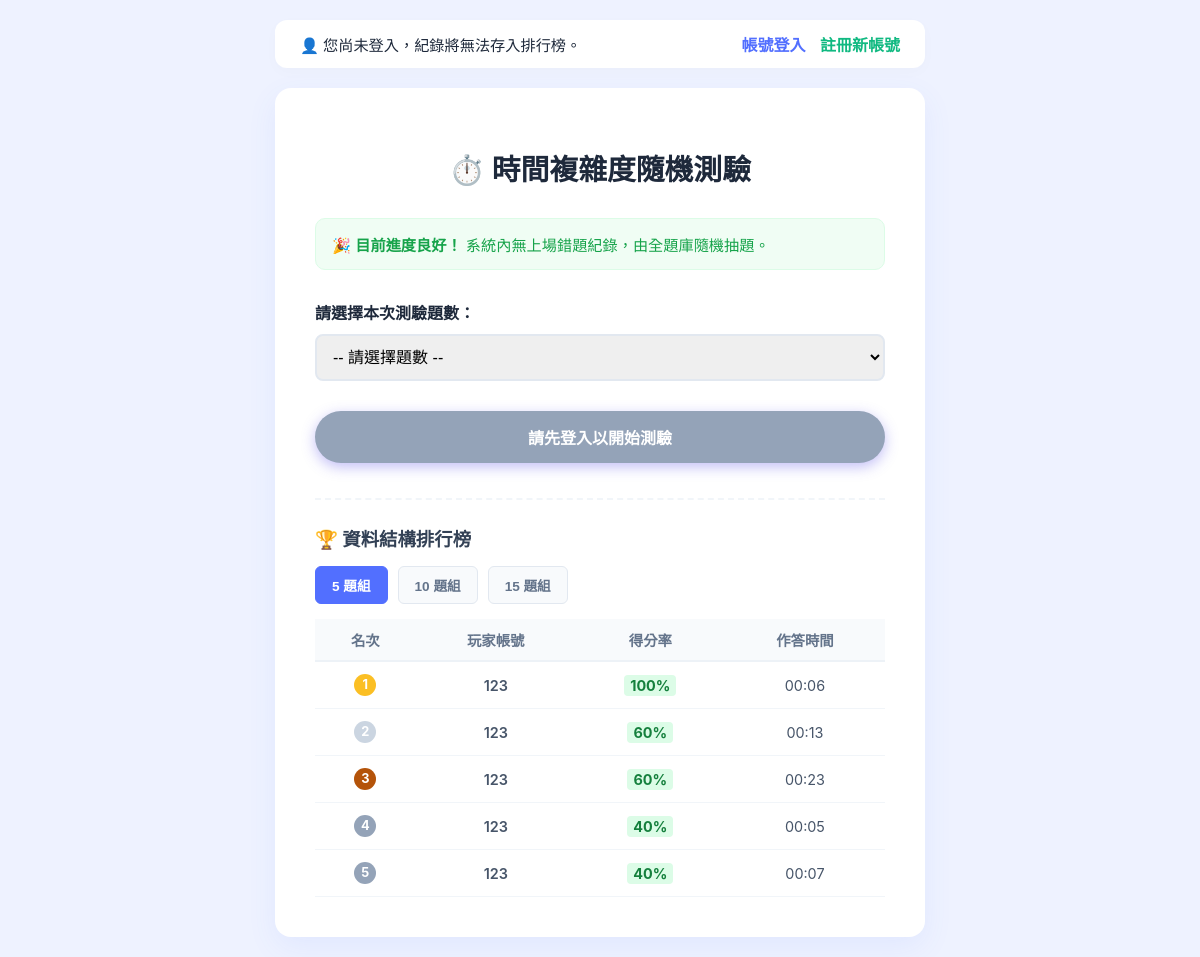
The page / on the database its author committed.
### quiz/models.py (models this page shows, shortened)
class QuizRecord(models.Model):
    user = models.ForeignKey(User, on_delete=models.CASCADE, related_name='quiz_records')
    total_questions = models.IntegerField(verbose_name="總題數")
    correct_count = models.IntegerField(verbose_name="答對題數")
    score_percent = models.IntegerField(verbose_name="得分率")
    duration = models.CharField(max_length=10, verbose_name="花費時間")
    created_at = models.DateTimeField(auto_now_add=True, verbose_name="作答時間")

### quiz/views.py (the view)
# urls.py: path('', views.index, name='index'),
def index(request):
    wrong_ids = request.session.get('wrong_question_ids', [])
    wrong_count = len(wrong_ids)
    my_history = []
    leaderboard_5 = []
    leaderboard_10 = []
    leaderboard_15 = []
    if request.user.is_authenticated:
        my_history = QuizRecord.objects.filter(user=request.user).order_by('-created_at')
    leaderboard_5 = QuizRecord.objects.filter(total_questions=5).order_by('-score_percent', 'duration')[:5]
    leaderboard_10 = QuizRecord.objects.filter(total_questions=10).order_by('-score_percent', 'duration')[:5]
    leaderboard_15 = QuizRecord.objects.filter(total_questions=15).order_by('-score_percent', 'duration')[:5]
    context = {
        'wrong_count': wrong_count,
        'my_history': my_history,
        'leaderboard_5': leaderboard_5,
        'leaderboard_10': leaderboard_10,
        'leaderboard_15': leaderboard_15,
    }
    return render(request, 'quiz/index.html', context)

### quiz/templates/quiz/index.html (shortened to what this page needs)
<!DOCTYPE html>
<html lang="zh-TW">
<head>
</head>
<body>
    <div class="navbar">
        <div class="user-status">
            {% if user.is_authenticated %}
                👤 目前登入：<strong>{{ user.username }}</strong>
            {% else %}
                👤 您尚未登入，紀錄將無法存入排行榜。
            {% endif %}
        </div>
        <div>
            {% if user.is_authenticated %}
                <a href="{% url 'logout' %}" class="auth-link" style="color: #ef4444;">登出系統</a>
            {% else %}
                <a href="{% url 'login' %}" class="auth-link">帳號登入</a>
                <a href="{% url 'register' %}" class="auth-link" style="color:#10b981;">註冊新帳號</a>
            {% endif %}
        </div>
    </div>
    <div class="start-box">
        <h1>⏱️ 時間複雜度隨機測驗</h1>
        {% if wrong_count > 0 %}
            <div class="status-alert status-wrong">
                ⚠️ <strong>偵測到單次錯題：</strong> 您上次有 {{ wrong_count }} 題未答對，本次將優先出現。
            </div>
        {% else %}
            <div class="status-alert status-clear">
                🎉 <strong>目前進度良好！</strong> 系統內無上場錯題紀錄，由全題庫隨機抽題。
            </div>
        {% endif %}
        <form action="{% url 'quiz_home' %}" method="GET">
            <div class="form-group">
                <label for="num_questions">請選擇本次測驗題數：</label>
                <select name="num" id="num_questions" required>
                    <option value="" disabled selected>-- 請選擇題數 --</option>
                </select>
            </div>
            {% if user.is_authenticated %}
                <button type="submit" class="start-btn">開始測驗</button>
            {% else %}
                <button type="button" class="start-btn" style="background: #94a3b8; cursor: not-allowed;" onclick="alert('請先在右上方登入或註冊帳號，才能開始測驗與上榜喔！')">請先登入以開始測驗</button>
            {% endif %}
        </form>
        <div class="dashboard-section">
            <div class="section-title">🏆 資料結構排行榜</div>
            <div class="tab-group">
                <button class="tab-btn active" onclick="switchTab('tab5')">5 題組</button>
                <button class="tab-btn" onclick="switchTab('tab10')">10 題組</button>
                <button class="tab-btn" onclick="switchTab('tab15')">15 題組</button>
            </div>
            <div id="tab5" class="leaderboard-content active">
                {% if leaderboard_5 %}
                    <table class="styled-table">
                        <thead><tr><th>名次</th><th>玩家帳號</th><th>得分率</th><th>作答時間</th></tr></thead>
                        <tbody>
                            {% for r in leaderboard_5 %}
                            <tr>
                                <td><span class="badge-rank rank-{{ forloop.counter }}">{{ forloop.counter }}</span></td>
                                <td style="font-weight:600;">{{ r.user.username }}</td>
                                <td><span class="badge-perfect">{{ r.score_percent }}%</span></td>
                                <td>{{ r.duration }}</td>
                            </tr>
                            {% endfor %}
                        </tbody>
                    </table>
                {% else %} <div class="no-data">5 題組目前空空如也，快來搶佔沙發！</div> {% endif %}
            </div>
        </div>
    </div>
</body>
</html>

### quiz/templates/quiz/index.html (style rules this page uses)
:root { --primary-color: #526fff; --bg-color: #eef2ff; --text-main: #1e293b; --border-color: #e2e8f0; }
body { font-family: -apple-system, BlinkMacSystemFont, sans-serif; background-color: var(--bg-color); color: var(--text-main); margin: 0; padding: 20px; display: flex; flex-direction: column; align-items: center; min-height: 100vh; }
.navbar { width: 100%; max-width: 650px; display: flex; justify-content: space-between; align-items: center; background: #ffffff; padding: 12px 25px; border-radius: 12px; margin-bottom: 20px; box-shadow: 0 4px 15px rgba(0,0,0,0.02); box-sizing: border-box; }
.user-status { font-weight: 500; font-size: 0.95rem; }
.auth-link { color: var(--primary-color); text-decoration: none; font-weight: 600; margin-left: 10px; }
.start-box { width: 100%; max-width: 650px; background: #ffffff; padding: 40px; border-radius: 16px; box-shadow: 0 10px 30px rgba(82, 111, 255, 0.08); text-align: center; box-sizing: border-box; }
h1 { margin-bottom: 30px; font-size: 1.8rem; }
.status-alert { padding: 14px 16px; border-radius: 10px; font-size: 0.95rem; margin-bottom: 30px; text-align: left; }
.status-clear { background-color: #f0fdf4; color: #16a34a; border: 1px solid #dcfce7; }
.form-group { margin-bottom: 30px; text-align: left; }
label { font-weight: 600; display: block; margin-bottom: 10px; }
select { width: 100%; padding: 12px; font-size: 1rem; border: 2px solid var(--border-color); border-radius: 8px; cursor: pointer; }
.start-btn { display: block; width: 100%; padding: 14px; font-size: 16px; font-weight: 600; color: white; background: linear-gradient(135deg, #6366f1 0%, #4f46e5 100%); border: none; border-radius: 50px; cursor: pointer; box-shadow: 0 4px 14px rgba(79, 70, 229, 0.35); margin-bottom: 35px; }
.dashboard-section { border-top: 2px dashed #f1f5f9; padding-top: 25px; margin-top: 25px; text-align: left; }
.section-title { font-size: 1.15rem; font-weight: 700; color: #334155; margin-bottom: 15px; display: flex; align-items: center; gap: 6px; }
.tab-group { display: flex; gap: 10px; margin-bottom: 15px; }
.tab-btn { padding: 8px 16px; font-size: 0.85rem; font-weight: 600; border-radius: 6px; border: 1px solid var(--border-color); background: #f8fafc; cursor: pointer; color: #64748b; transition: all 0.2s; }
.tab-btn.active { background: var(--primary-color); color: white; border-color: var(--primary-color); }
.leaderboard-content { display: none; }
.leaderboard-content.active { display: block; }
.styled-table { width: 100%; border-collapse: collapse; font-size: 0.9rem; }
.styled-table th { background-color: #f8fafc; color: #64748b; font-weight: 600; padding: 10px; border-bottom: 2px solid #edf2f7; text-align: center; }
.styled-table td { padding: 12px 10px; border-bottom: 1px solid #f1f5f9; text-align: center; color: #475569; }
.badge-rank { display: inline-block; width: 22px; height: 22px; line-height: 22px; border-radius: 50%; font-weight: bold; font-size: 0.8rem; color: white; background: #94a3b8; }
.rank-1 { background: #fbbf24; }
.rank-2 { background: #cbd5e1; }
.rank-3 { background: #b45309; }
.badge-perfect { background-color: #dcfce7; color: #15803d; padding: 2px 6px; border-radius: 4px; font-weight: bold; }

### rows shown on the page
QuizRecord: user.username "123", score_percent "100", duration "00:06"
QuizRecord: user.username "123", score_percent "60", duration "00:13"
QuizRecord: user.username "123", score_percent "60", duration "00:23"
QuizRecord: user.username "123", score_percent "40", duration "00:05"
QuizRecord: user.username "123", score_percent "40", duration "00:07"
